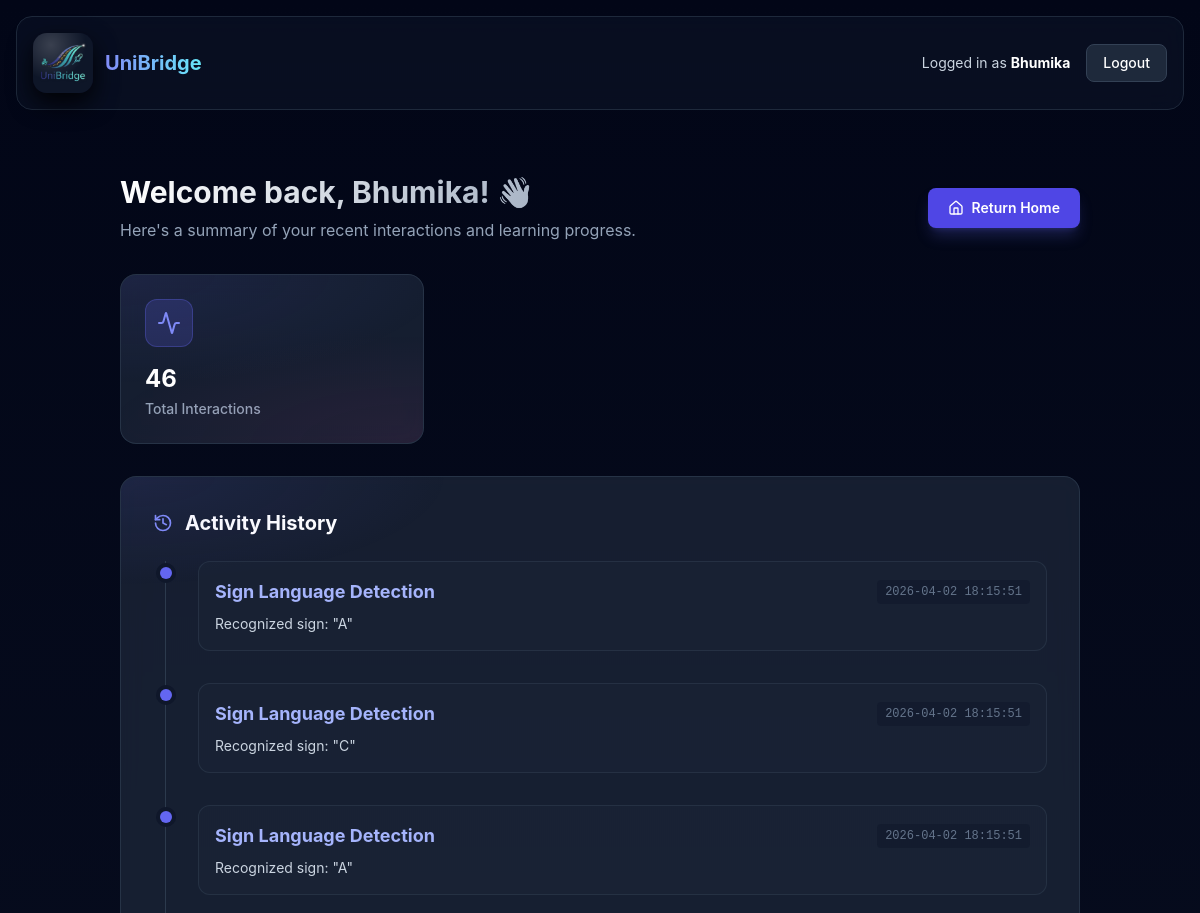
The page /dashboard (signed in, upper part) on the database as committed earlier.
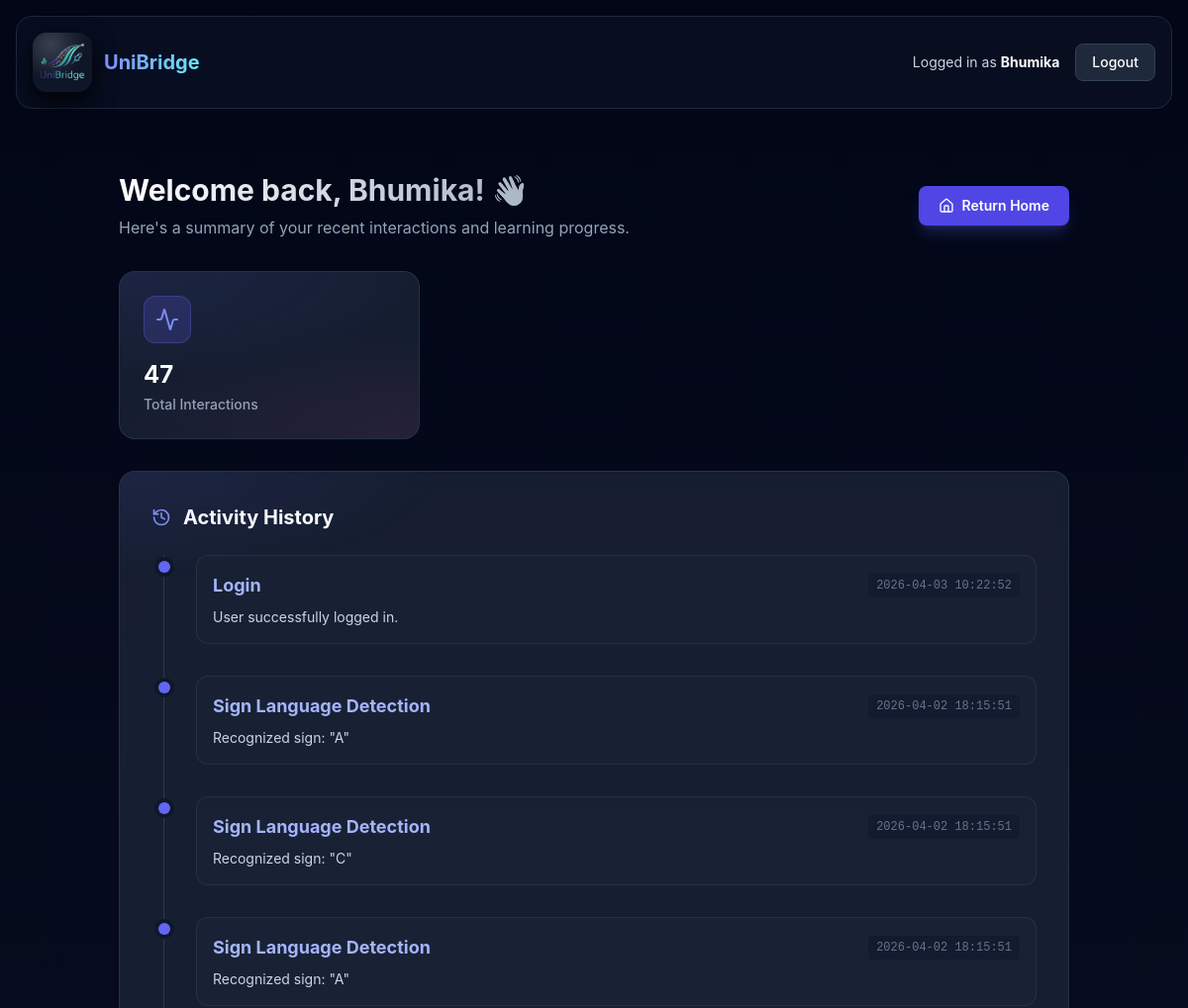
The same page on the database as committed later.
### tables this page shows
CREATE TABLE activity_log (
            id INTEGER PRIMARY KEY AUTOINCREMENT,
            user_id INTEGER NOT NULL,
            activity_name TEXT NOT NULL,
            details TEXT,
            timestamp TIMESTAMP DEFAULT CURRENT_TIMESTAMP,
            FOREIGN KEY (user_id) REFERENCES users(id)
        );

### app.py (the view)
@app.route('/dashboard')
def dashboard():
    if 'user_id' not in session:
        return redirect(url_for('login'))
    activities = database.get_user_activity(session['user_id'])
    return render_template('dashboard.html', activities=activities)

### app.py (called while the page is built)
@app.context_processor
def inject_user():
    return dict(current_user=session.get('username'))

### database.py (called while the page is built)
def get_db_connection():
    conn = sqlite3.connect(DATABASE_FILE)
    conn.row_factory = sqlite3.Row  # Returns rows as dictionaries
    return conn

def get_user_activity(user_id):
    conn = get_db_connection()
    c = conn.cursor()
    activities = c.execute('''
        SELECT activity_name, details, timestamp
        FROM activity_log
        WHERE user_id = ?
        ORDER BY timestamp DESC
    ''', (user_id,)).fetchall()
    conn.close()
    return activities

### templates/dashboard.html (shortened to what this page needs)
<!DOCTYPE html>
<html lang="en">
<head>
    <script src="https://cdn.tailwindcss.com"></script>
</head>
<body
    class="bg-gradient-to-b from-slate-950 via-slate-900 to-slate-950 text-white min-h-screen antialiased flex flex-col">
    <header class="p-4 max-w-7xl mx-auto w-full">
        <nav
            class="flex justify-between items-center bg-slate-900/50 p-4 rounded-2xl border border-slate-800 backdrop-blur-md">
            <a href="/" class="flex items-center space-x-3 appearance-none">
                <img src="{{ url_for('static', filename='images/logo/unibridge.png') }}" alt="UniBridge logo"
                    class="site-logo object-contain"
                    onerror="this.style.display='none'; this.nextElementSibling?.classList.remove('hidden');" />
                <h1
                    class="text-xl font-bold bg-gradient-to-r from-indigo-400 to-cyan-300 bg-clip-text text-transparent">
                    UniBridge</h1>
            </a>
            <div class="flex items-center space-x-4">
                <span class="text-slate-300 text-sm hidden md:inline-block">Logged in as <span
                        class="font-bold text-white">{{ current_user }}</span></span>
                <a href="/logout"
                    class="px-4 py-2 rounded-lg bg-slate-800 hover:bg-slate-700 text-sm font-medium transition-colors border border-slate-700">Logout</a>
            </div>
        </nav>
    </header>
    <main class="flex-grow w-full max-w-5xl mx-auto p-4 md:p-6 lg:p-8 mt-4">
        <div class="flex flex-col md:flex-row items-start md:items-center justify-between mb-8">
            <div>
                <h2 class="text-3xl font-bold bg-gradient-to-r from-white to-slate-400 bg-clip-text text-transparent">
                    Welcome back, {{ current_user }}! 👋</h2>
                <p class="text-slate-400 mt-2">Here's a summary of your recent interactions and learning progress.</p>
            </div>
            <a href="/"
                class="mt-4 md:mt-0 px-5 py-2.5 rounded-lg bg-indigo-600 hover:bg-indigo-500 text-white text-sm font-semibold transition-colors flex items-center shadow-lg shadow-indigo-500/25">
                <i data-lucide="home" class="w-4 h-4 mr-2"></i> Return Home
            </a>
        </div>
        <div class="grid grid-cols-1 md:grid-cols-3 gap-6 mb-8">
            <div class="glass-card border border-slate-700/60 p-6 rounded-2xl">
                <div
                    class="w-12 h-12 bg-indigo-500/20 rounded-xl flex items-center justify-center mb-4 border border-indigo-500/30">
                    <i data-lucide="activity" class="w-6 h-6 text-indigo-400"></i>
                </div>
                <h3 class="text-2xl font-bold text-white">{{ activities|length }}</h3>
                <p class="text-slate-400 text-sm font-medium mt-1">Total Interactions</p>
            </div>
        </div>
        <div class="glass-card border border-slate-700/60 rounded-2xl p-6 md:p-8">
            <div class="flex items-center space-x-3 mb-6">
                <i data-lucide="history" class="w-5 h-5 text-indigo-400"></i>
                <h3 class="text-xl font-bold">Activity History</h3>
            </div>
            {% if activities %}
            <div class="relative border-l border-slate-700/80 ml-3 space-y-8 pb-4">
                {% for activity in activities %}
                <div class="relative pl-8">
                    <div class="absolute -left-1.5 top-1.5 w-3 h-3 bg-indigo-500 rounded-full ring-4 ring-slate-900">
                    </div>
                    <div
                        class="bg-slate-800/40 border border-slate-700/50 rounded-xl p-4 hover:bg-slate-800/60 transition-colors">
                        <div class="flex flex-col sm:flex-row sm:items-center justify-between mb-1">
                            <h4 class="font-bold text-indigo-300 text-lg">{{ activity['activity_name'] }}</h4>
                            <span
                                class="text-xs text-slate-500 font-mono mt-1 sm:mt-0 bg-slate-900/50 px-2 py-1 rounded">{{
                                activity['timestamp'] }}</span>
                        </div>
                        {% if activity['details'] %}
                        <p class="text-slate-300 text-sm mt-2">{{ activity['details'] }}</p>
                        {% endif %}
                    </div>
                </div>
                {% endfor %}
            </div>
            {% endif %}
        </div>
    </main>
</body>
</html>

### templates/dashboard.html (style rules this page uses)
body { font-family: 'Inter', sans-serif; }
.glass-card { position: relative; overflow: hidden; background: rgba(30, 41, 59, 0.7); backdrop-filter: blur(12px); }
.glass-card::before { content: ""; position: absolute; inset: -1px; border-radius: 1rem; background: radial-gradient(600px 200px at 0% 0%, rgba(99, 102, 241, .10), transparent 55%), radial-gradient(600px 200px at 100% 100%, rgba(236, 72, 153, .08), transparent 55%); pointer-events: none; }
.site-logo { width: 60px; height: 60px; border-radius: 14px; padding: 5px; background: radial-gradient(circle at 30% 20%, rgba(255, 255, 255, 0.18), transparent 55%), rgba(15, 23, 42, 0.95); box-shadow: 0 10px 25px rgba(0, 0, 0, 0.85); }

Rows that differ between the two databases and show on the page:
added activity_log: activity_name "Login", timestamp "2026-04-03 10:22:52", details "User successfully logged in."
Other text that changed with them:
{{ activities|length }}: "46" → "47"
